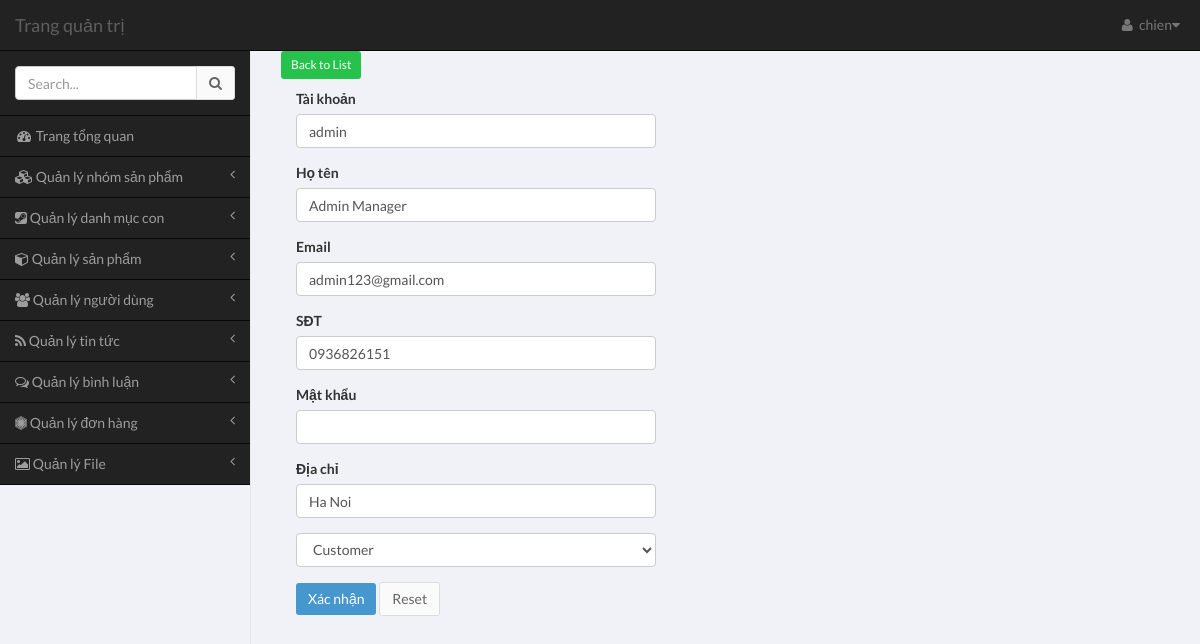
The page /admin/pages/index.php?module=user&action=edit-user&id=1 (signed in) on the database its author committed.
### tables this page shows
CREATE TABLE `user` (
  `user_id` int(11) NOT NULL,
  `username` varchar(100) NOT NULL,
  `password` varchar(64) NOT NULL,
  `email` varchar(100) NOT NULL,
  `full_name` varchar(100) DEFAULT NULL,
  `phone` varchar(100) DEFAULT NULL,
  `address` varchar(255) DEFAULT NULL,
  `role` tinyint(4) NOT NULL DEFAULT '1'
);

### common/database.php (called while the page is built, shortened)
<?php
$mysqli = mysqli_connect(DB_HOST, DB_USER, DB_PASS, DB_NAME);
mysqli_set_charset($mysqli,"utf8");
function get_one($table,$field_name,$field_value){
	global $mysqli;
	$sql = "SELECT * FROM $table WHERE $field_name = '$field_value'";
	$res = mysqli_query($mysqli,$sql);
	return mysqli_fetch_assoc($res);
}
?>

### admin/pages/modules/user/edit-user.php (the view, shortened to what this page needs)
<?php
if (!empty($_GET['id'])) {
	$row = get_one('user','user_id',$_GET['id']);
}else{
	echo 'Tham so id khong hop le';
}
?>
<div class="container">
<div class="row">
<p>
	<a href="index.php?action=list-user" class="btn btn-success btn-sm">Back to List</a>
</p>
	<?php if($row) : ?>
		<div class="col-md-4">
			<form action="" method="POST" role="form">
				<div class="form-group">
					<label for="username">Tài khoản</label>
					<input type="text" class="form-control" value="<?php echo $row['username']; ?>" name="username">
				</div>
				<div class="form-group">
					<label for="username">Họ tên</label>
					<input type="text" class="form-control" value="<?php echo $row['full_name']; ?>" name="full_name">
				</div>
				<div class="form-group">
					<label for="email">Email</label>
					<input type="email" class="form-control" value="<?php echo $row['email']; ?>" name="email">
				</div>
				<div class="form-group">
					<label for="email">SĐT</label>
					<input type="text" class="form-control" value="<?php echo $row['phone']; ?>" name="phone">
				</div>
				<div class="form-group">
					<label for="password">Mật khẩu</label>
					<input type="password" class="form-control" name="password">
				</div>
				<div class="form-group">
					<label for="password">Địa chỉ</label>
					<input type="text" class="form-control" value="<?php echo $row['address']; ?>" name="address">
				</div>
				<div class="form-group">
					<select name="role" id="inputRole" class="form-control" required="required">
						<option value="1">Customer</option>
					</select>
				</div>
				<button type="submit" class="btn btn-primary">Xác nhận</button>
				<button type="reset" class="btn btn-default">Reset</button>
			</form>
		</div>
	<?php endif; ?></div>
</div>

### rows shown on the page
user: username "admin", full_name "Admin Manager", email "admin123@gmail.com", phone "0936826151", address "Ha Noi"

### other values the page prints
$user['username'] "chien"
